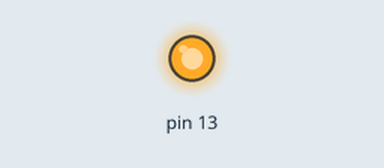
This sketch was run on a simulated Arduino Uno, built with avr-gcc and run on an emulated ATmega328P. Shown: output pins drawn as LEDs (lit = HIGH).

Above: at 0.1 s.
Timing chart, 0 to 1.6 s (numbered marks = the images above):
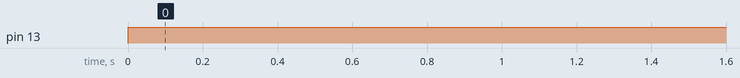

Measured:
- by itself, pin 13: LOW → HIGH at 0.00 s

The sketch:

arduino_ftdi.ino
```cpp
#include <SoftwareSerial.h>

SoftwareSerial s = SoftwareSerial(8,7);

void setup() {
        Serial.begin(9600);     // opens serial port, sets data rate to 9600 bps
        s.begin(9600);
        pinMode(13, OUTPUT);
}

void loop() {
        digitalWrite(13, HIGH);
        // send data only when you receive data:
        if (Serial.available() > 0) {
                // read the incoming byte:
                char i = Serial.read();
                s.print(i);
        }
        if (s.available() > 0) {
                // read the incoming byte:
                char i = s.read();
                Serial.print(i);
        }
}
```
